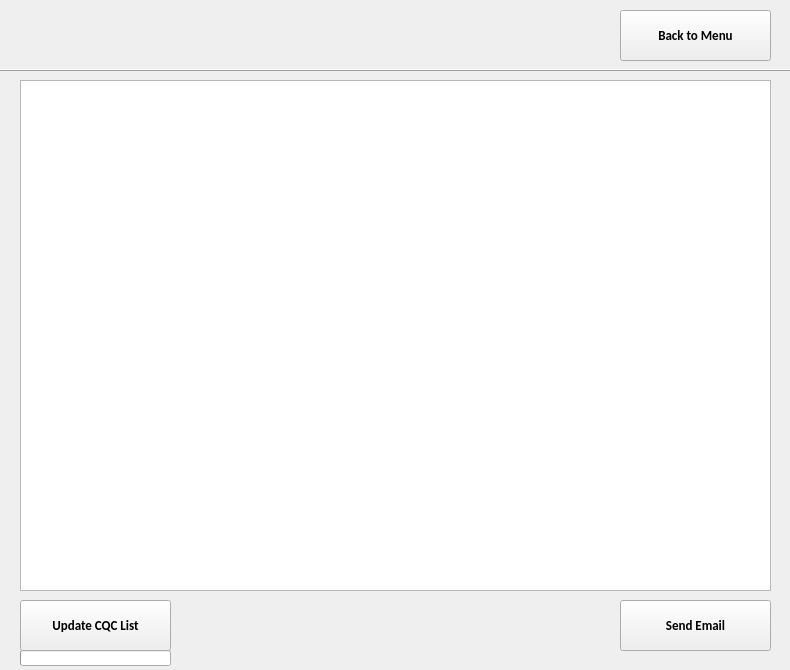
<?xml version="1.0" encoding="UTF-8"?>
<ui version="4.0">
 <class>Dialog</class>
 <widget class="QDialog" name="Dialog">
  <property name="geometry">
   <rect>
    <x>0</x>
    <y>0</y>
    <width>790</width>
    <height>670</height>
   </rect>
  </property>
  <property name="minimumSize">
   <size>
    <width>790</width>
    <height>670</height>
   </size>
  </property>
  <property name="maximumSize">
   <size>
    <width>790</width>
    <height>670</height>
   </size>
  </property>
  <property name="windowTitle">
   <string>CQC on the Way</string>
  </property>
  <property name="windowIcon">
   <iconset resource="shipment_resource.qrc">
    <normaloff>:/Icon/resources/img/Truck.png</normaloff>:/Icon/resources/img/Truck.png</iconset>
  </property>
  <widget class="QPushButton" name="backButton">
   <property name="geometry">
    <rect>
     <x>620</x>
     <y>10</y>
     <width>151</width>
     <height>51</height>
    </rect>
   </property>
   <property name="font">
    <font>
     <family>Calibri</family>
     <pointsize>10</pointsize>
     <weight>75</weight>
     <bold>true</bold>
    </font>
   </property>
   <property name="focusPolicy">
    <enum>Qt::NoFocus</enum>
   </property>
   <property name="text">
    <string>Back to Menu</string>
   </property>
  </widget>
  <widget class="QLabel" name="cqcListLable">
   <property name="geometry">
    <rect>
     <x>190</x>
     <y>600</y>
     <width>141</width>
     <height>51</height>
    </rect>
   </property>
   <property name="font">
    <font>
     <family>Calibri</family>
     <pointsize>9</pointsize>
     <weight>75</weight>
     <bold>true</bold>
    </font>
   </property>
   <property name="focusPolicy">
    <enum>Qt::NoFocus</enum>
   </property>
   <property name="text">
    <string/>
   </property>
   <property name="alignment">
    <set>Qt::AlignCenter</set>
   </property>
  </widget>
  <widget class="QPushButton" name="getListButton">
   <property name="geometry">
    <rect>
     <x>20</x>
     <y>600</y>
     <width>151</width>
     <height>51</height>
    </rect>
   </property>
   <property name="font">
    <font>
     <family>Calibri</family>
     <pointsize>10</pointsize>
     <weight>75</weight>
     <bold>true</bold>
    </font>
   </property>
   <property name="focusPolicy">
    <enum>Qt::NoFocus</enum>
   </property>
   <property name="layoutDirection">
    <enum>Qt::LeftToRight</enum>
   </property>
   <property name="text">
    <string>Update CQC List</string>
   </property>
   <property name="icon">
    <iconset resource="shipment_resource.qrc">
     <normaloff>:/Icon/resources/img/download.png</normaloff>:/Icon/resources/img/download.png</iconset>
   </property>
   <property name="iconSize">
    <size>
     <width>40</width>
     <height>40</height>
    </size>
   </property>
   <property name="checkable">
    <bool>false</bool>
   </property>
  </widget>
  <widget class="QLabel" name="shipperLink">
   <property name="geometry">
    <rect>
     <x>350</x>
     <y>600</y>
     <width>251</width>
     <height>51</height>
    </rect>
   </property>
   <property name="font">
    <font>
     <family>Calibri</family>
     <pointsize>9</pointsize>
     <weight>75</weight>
     <bold>true</bold>
    </font>
   </property>
   <property name="focusPolicy">
    <enum>Qt::NoFocus</enum>
   </property>
   <property name="text">
    <string/>
   </property>
   <property name="alignment">
    <set>Qt::AlignCenter</set>
   </property>
  </widget>
  <widget class="Line" name="line">
   <property name="geometry">
    <rect>
     <x>0</x>
     <y>60</y>
     <width>791</width>
     <height>20</height>
    </rect>
   </property>
   <property name="frameShadow">
    <enum>QFrame::Raised</enum>
   </property>
   <property name="orientation">
    <enum>Qt::Horizontal</enum>
   </property>
  </widget>
  <widget class="QTableView" name="cqcList">
   <property name="geometry">
    <rect>
     <x>20</x>
     <y>80</y>
     <width>751</width>
     <height>511</height>
    </rect>
   </property>
   <property name="font">
    <font>
     <family>Calibri</family>
     <pointsize>7</pointsize>
     <weight>50</weight>
     <bold>false</bold>
    </font>
   </property>
   <property name="focusPolicy">
    <enum>Qt::NoFocus</enum>
   </property>
   <property name="styleSheet">
    <string notr="true">QTableView{
	selection-background-color: rgb(201, 210, 0);
}
QHeaderView::section{
	font: 75 8pt &quot;Arial&quot;;
	background-color: rgb(232, 232, 232);
}</string>
   </property>
   <property name="sizeAdjustPolicy">
    <enum>QAbstractScrollArea::AdjustIgnored</enum>
   </property>
   <property name="editTriggers">
    <set>QAbstractItemView::DoubleClicked</set>
   </property>
   <property name="showDropIndicator" stdset="0">
    <bool>false</bool>
   </property>
   <property name="dragDropOverwriteMode">
    <bool>false</bool>
   </property>
   <property name="alternatingRowColors">
    <bool>false</bool>
   </property>
   <property name="selectionMode">
    <enum>QAbstractItemView::SingleSelection</enum>
   </property>
   <property name="selectionBehavior">
    <enum>QAbstractItemView::SelectItems</enum>
   </property>
   <property name="sortingEnabled">
    <bool>false</bool>
   </property>
   <attribute name="horizontalHeaderCascadingSectionResizes">
    <bool>false</bool>
   </attribute>
   <attribute name="horizontalHeaderHighlightSections">
    <bool>false</bool>
   </attribute>
   <attribute name="verticalHeaderVisible">
    <bool>false</bool>
   </attribute>
   <attribute name="verticalHeaderCascadingSectionResizes">
    <bool>false</bool>
   </attribute>
  </widget>
  <widget class="QPushButton" name="emailButton">
   <property name="geometry">
    <rect>
     <x>620</x>
     <y>600</y>
     <width>151</width>
     <height>51</height>
    </rect>
   </property>
   <property name="font">
    <font>
     <family>Calibri</family>
     <pointsize>10</pointsize>
     <weight>75</weight>
     <bold>true</bold>
    </font>
   </property>
   <property name="focusPolicy">
    <enum>Qt::NoFocus</enum>
   </property>
   <property name="layoutDirection">
    <enum>Qt::LeftToRight</enum>
   </property>
   <property name="text">
    <string>Send Email</string>
   </property>
   <property name="icon">
    <iconset resource="shipment_resource.qrc">
     <normaloff>:/Icon/resources/img/alarm.png</normaloff>:/Icon/resources/img/alarm.png</iconset>
   </property>
   <property name="iconSize">
    <size>
     <width>40</width>
     <height>40</height>
    </size>
   </property>
   <property name="checkable">
    <bool>false</bool>
   </property>
  </widget>
  <widget class="QLabel" name="welcomeLabel">
   <property name="geometry">
    <rect>
     <x>20</x>
     <y>20</y>
     <width>291</width>
     <height>31</height>
    </rect>
   </property>
   <property name="font">
    <font>
     <family>Calibri</family>
     <pointsize>11</pointsize>
     <weight>75</weight>
     <bold>true</bold>
    </font>
   </property>
   <property name="focusPolicy">
    <enum>Qt::NoFocus</enum>
   </property>
   <property name="text">
    <string/>
   </property>
   <property name="alignment">
    <set>Qt::AlignLeading|Qt::AlignLeft|Qt::AlignVCenter</set>
   </property>
  </widget>
  <widget class="QProgressBar" name="progressBar">
   <property name="geometry">
    <rect>
     <x>20</x>
     <y>650</y>
     <width>151</width>
     <height>16</height>
    </rect>
   </property>
   <property name="value">
    <number>0</number>
   </property>
   <property name="textVisible">
    <bool>false</bool>
   </property>
  </widget>
  <zorder>backButton</zorder>
  <zorder>getListButton</zorder>
  <zorder>line</zorder>
  <zorder>cqcList</zorder>
  <zorder>emailButton</zorder>
  <zorder>welcomeLabel</zorder>
  <zorder>cqcListLable</zorder>
  <zorder>shipperLink</zorder>
  <zorder>progressBar</zorder>
 </widget>
 <resources>
  <include location="shipment_resource.qrc"/>
 </resources>
 <connections>
  <connection>
   <sender>backButton</sender>
   <signal>clicked()</signal>
   <receiver>Dialog</receiver>
   <slot>close()</slot>
   <hints>
    <hint type="sourcelabel">
     <x>632</x>
     <y>29</y>
    </hint>
    <hint type="destinationlabel">
     <x>783</x>
     <y>34</y>
    </hint>
   </hints>
  </connection>
  <connection>
   <sender>getListButton</sender>
   <signal>clicked()</signal>
   <receiver>Dialog</receiver>
   <slot>updateCQCList()</slot>
   <hints>
    <hint type="sourcelabel">
     <x>101</x>
     <y>638</y>
    </hint>
    <hint type="destinationlabel">
     <x>100</x>
     <y>658</y>
    </hint>
   </hints>
  </connection>
  <connection>
   <sender>emailButton</sender>
   <signal>clicked()</signal>
   <receiver>Dialog</receiver>
   <slot>sendEmail()</slot>
   <hints>
    <hint type="sourcelabel">
     <x>668</x>
     <y>636</y>
    </hint>
    <hint type="destinationlabel">
     <x>622</x>
     <y>659</y>
    </hint>
   </hints>
  </connection>
  <connection>
   <sender>cqcList</sender>
   <signal>clicked(QModelIndex)</signal>
   <receiver>Dialog</receiver>
   <slot>itemSelected()</slot>
   <hints>
    <hint type="sourcelabel">
     <x>436</x>
     <y>509</y>
    </hint>
    <hint type="destinationlabel">
     <x>345</x>
     <y>612</y>
    </hint>
   </hints>
  </connection>
 </connections>
 <slots>
  <slot>updateCQCList()</slot>
  <slot>sendEmail()</slot>
  <slot>itemSelected()</slot>
 </slots>
</ui>
